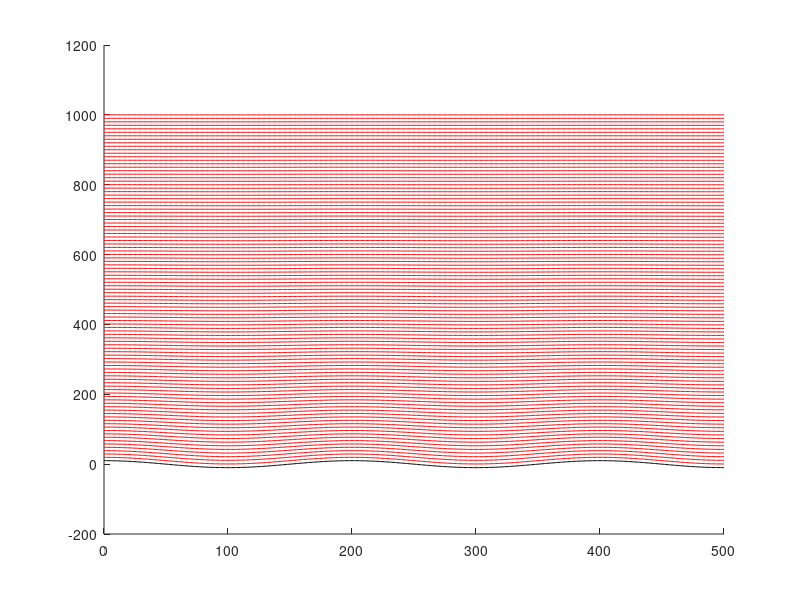

MATLAB code for this plot: (Note: this script raises an error after producing the figure.)
%%% Curvilinear Coordinates
% Zein Sadek
% 11 / 2023

clc; clear; close all;

%%% Wave Parameters
% Amplitde
a = 10;

% Wavelength
l = 200;
k = 1/l;
steepness = (2*a)/l;
fprintf('Wave Steepness: %3.3f\n', steepness)

% Cartesian Coordinates
x = 0:1:500;
z = rot90(-10:1:1000);
[X, Z] = meshgrid(x, z);

% Wave profile / Normal wave profile
wave = a * cos((2 * pi * k) * x);
wave_ortho = ((2 * pi) / l) * a * sin((2 * pi * k) * x);

% Mask Z meshgrid
Z(Z < wave) = nan;

%%% Plotting Parameters
zeta_step = 10;
xi_step = zeta_step;

linewidth = 0.5;
zeta_color = 'red';
xi_color = 'blue';
normal_scale = 10;
normal_color = 'green';

figure()
hold on

% Wave surface
plot(x, wave, 'LineWidth', linewidth, 'color', 'black')

% Zeta Lines (Horizontal Lines)
for i = zeta_step:zeta_step:length(z(z > 0))
    zeta = i;
    plot(x, zeta + wave * exp(-k * zeta), 'LineWidth', linewidth, 'Color', zeta_color)
end

% Xi Lines (Vertical Lines)
for i = 1:xi_step:length(x)
    % Zero Z so that wave surface is zero
    zero_slice = Z(:,i) - min(Z(:,i), [], 'all', 'omitnan');

    % Lines of constant xi
    plot((zero_slice .* wave_ortho(i) .* exp(-k * zero_slice)) + x(i) * ones(1, length(zero_slice)), Z(:,i), 'color', xi_color, 'LineWidth', linewidth)

    % Wave normal vectors
    plot([x(i), x(i) + (normal_scale * wave_ortho(i))], [wave(i), wave(i) + (normal_scale * 1)], 'linewidth', linewidth, 'Color', normal_color)
end

hold off
axis equal
ylim([-20, max(z)])
xlim([min(x), max(x)])
xlabel('x [mm]')
ylabel('y [mm]')


